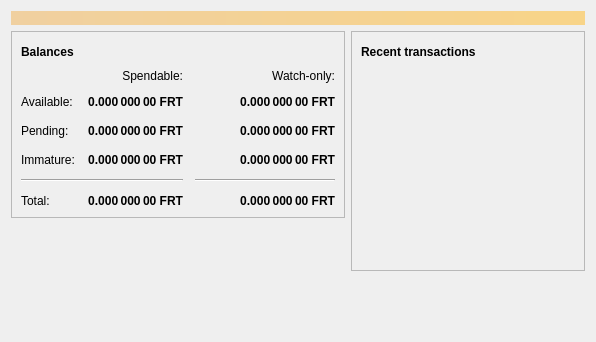
<?xml version="1.0" encoding="UTF-8"?>
<ui version="4.0">
 <class>OverviewPage</class>
 <widget class="QWidget" name="OverviewPage">
  <property name="geometry">
   <rect>
    <x>0</x>
    <y>0</y>
    <width>596</width>
    <height>342</height>
   </rect>
  </property>
  <property name="windowTitle">
   <string>Form</string>
  </property>
  <layout class="QVBoxLayout" name="topLayout">
   <item>
    <widget class="QLabel" name="labelAlerts">
     <property name="visible">
      <bool>false</bool>
     </property>
     <property name="styleSheet">
      <string notr="true">QLabel { background-color: qlineargradient(x1: 0, y1: 0, x2: 1, y2: 0, stop:0 #F0D0A0, stop:1 #F8D488); color:#000000; }</string>
     </property>
     <property name="wordWrap">
      <bool>true</bool>
     </property>
     <property name="margin">
      <number>3</number>
     </property>
     <property name="textInteractionFlags">
      <set>Qt::TextSelectableByMouse</set>
     </property>
    </widget>
   </item>
   <item>
    <layout class="QHBoxLayout" name="horizontalLayout" stretch="1,1">
     <item>
      <layout class="QVBoxLayout" name="verticalLayout_2">
       <item>
        <widget class="QFrame" name="frame">
         <property name="frameShape">
          <enum>QFrame::StyledPanel</enum>
         </property>
         <property name="frameShadow">
          <enum>QFrame::Raised</enum>
         </property>
         <layout class="QVBoxLayout" name="verticalLayout_4">
          <item>
           <layout class="QHBoxLayout" name="horizontalLayout_4">
            <item>
             <widget class="QLabel" name="label_5">
              <property name="font">
               <font>
                <weight>75</weight>
                <bold>true</bold>
               </font>
              </property>
              <property name="text">
               <string>Balances</string>
              </property>
             </widget>
            </item>
            <item>
             <widget class="QPushButton" name="labelWalletStatus">
              <property name="enabled">
               <bool>true</bool>
              </property>
              <property name="maximumSize">
               <size>
                <width>30</width>
                <height>16777215</height>
               </size>
              </property>
              <property name="toolTip">
               <string>The displayed information may be out of date. Your wallet automatically synchronizes with the Feritcoin network after a connection is established, but this process has not completed yet.</string>
              </property>
              <property name="text">
               <string/>
              </property>
              <property name="icon">
               <iconset resource="../feritcoin.qrc">
                <normaloff>:/icons/warning</normaloff>
                <disabledoff>:/icons/warning</disabledoff>:/icons/warning</iconset>
              </property>
              <property name="iconSize">
               <size>
                <width>24</width>
                <height>24</height>
               </size>
              </property>
              <property name="flat">
               <bool>true</bool>
              </property>
             </widget>
            </item>
            <item>
             <spacer name="horizontalSpacer_3">
              <property name="orientation">
               <enum>Qt::Horizontal</enum>
              </property>
              <property name="sizeHint" stdset="0">
               <size>
                <width>40</width>
                <height>20</height>
               </size>
              </property>
             </spacer>
            </item>
           </layout>
          </item>
          <item>
           <layout class="QGridLayout" name="gridLayout">
            <property name="spacing">
             <number>12</number>
            </property>
            <item row="2" column="2">
             <widget class="QLabel" name="labelWatchPending">
              <property name="font">
               <font>
                <weight>75</weight>
                <bold>true</bold>
               </font>
              </property>
              <property name="cursor">
               <cursorShape>IBeamCursor</cursorShape>
              </property>
              <property name="toolTip">
               <string>Unconfirmed transactions to watch-only addresses</string>
              </property>
              <property name="text">
               <string notr="true">0.000 000 00 FRT</string>
              </property>
              <property name="alignment">
               <set>Qt::AlignRight|Qt::AlignTrailing|Qt::AlignVCenter</set>
              </property>
              <property name="textInteractionFlags">
               <set>Qt::LinksAccessibleByMouse|Qt::TextSelectableByKeyboard|Qt::TextSelectableByMouse</set>
              </property>
             </widget>
            </item>
            <item row="2" column="1">
             <widget class="QLabel" name="labelUnconfirmed">
              <property name="font">
               <font>
                <weight>75</weight>
                <bold>true</bold>
               </font>
              </property>
              <property name="cursor">
               <cursorShape>IBeamCursor</cursorShape>
              </property>
              <property name="toolTip">
               <string>Total of transactions that have yet to be confirmed, and do not yet count toward the spendable balance</string>
              </property>
              <property name="text">
               <string notr="true">0.000 000 00 FRT</string>
              </property>
              <property name="alignment">
               <set>Qt::AlignRight|Qt::AlignTrailing|Qt::AlignVCenter</set>
              </property>
              <property name="textInteractionFlags">
               <set>Qt::LinksAccessibleByMouse|Qt::TextSelectableByKeyboard|Qt::TextSelectableByMouse</set>
              </property>
             </widget>
            </item>
            <item row="3" column="2">
             <widget class="QLabel" name="labelWatchImmature">
              <property name="font">
               <font>
                <weight>75</weight>
                <bold>true</bold>
               </font>
              </property>
              <property name="cursor">
               <cursorShape>IBeamCursor</cursorShape>
              </property>
              <property name="toolTip">
               <string>Mined balance in watch-only addresses that has not yet matured</string>
              </property>
              <property name="text">
               <string notr="true">0.000 000 00 FRT</string>
              </property>
              <property name="alignment">
               <set>Qt::AlignRight|Qt::AlignTrailing|Qt::AlignVCenter</set>
              </property>
              <property name="textInteractionFlags">
               <set>Qt::LinksAccessibleByMouse|Qt::TextSelectableByKeyboard|Qt::TextSelectableByMouse</set>
              </property>
             </widget>
            </item>
            <item row="4" column="0" colspan="2">
             <widget class="Line" name="line">
              <property name="orientation">
               <enum>Qt::Horizontal</enum>
              </property>
             </widget>
            </item>
            <item row="4" column="2">
             <widget class="Line" name="lineWatchBalance">
              <property name="sizePolicy">
               <sizepolicy hsizetype="Preferred" vsizetype="Fixed">
                <horstretch>0</horstretch>
                <verstretch>0</verstretch>
               </sizepolicy>
              </property>
              <property name="minimumSize">
               <size>
                <width>140</width>
                <height>0</height>
               </size>
              </property>
              <property name="orientation">
               <enum>Qt::Horizontal</enum>
              </property>
             </widget>
            </item>
            <item row="5" column="0">
             <widget class="QLabel" name="labelTotalText">
              <property name="text">
               <string>Total:</string>
              </property>
             </widget>
            </item>
            <item row="3" column="1">
             <widget class="QLabel" name="labelImmature">
              <property name="font">
               <font>
                <weight>75</weight>
                <bold>true</bold>
               </font>
              </property>
              <property name="cursor">
               <cursorShape>IBeamCursor</cursorShape>
              </property>
              <property name="toolTip">
               <string>Mined balance that has not yet matured</string>
              </property>
              <property name="text">
               <string notr="true">0.000 000 00 FRT</string>
              </property>
              <property name="alignment">
               <set>Qt::AlignRight|Qt::AlignTrailing|Qt::AlignVCenter</set>
              </property>
              <property name="textInteractionFlags">
               <set>Qt::LinksAccessibleByMouse|Qt::TextSelectableByKeyboard|Qt::TextSelectableByMouse</set>
              </property>
             </widget>
            </item>
            <item row="2" column="3">
             <spacer name="horizontalSpacer_2">
              <property name="orientation">
               <enum>Qt::Horizontal</enum>
              </property>
              <property name="sizeHint" stdset="0">
               <size>
                <width>40</width>
                <height>20</height>
               </size>
              </property>
             </spacer>
            </item>
            <item row="3" column="0">
             <widget class="QLabel" name="labelImmatureText">
              <property name="text">
               <string>Immature:</string>
              </property>
             </widget>
            </item>
            <item row="5" column="1">
             <widget class="QLabel" name="labelTotal">
              <property name="font">
               <font>
                <weight>75</weight>
                <bold>true</bold>
               </font>
              </property>
              <property name="cursor">
               <cursorShape>IBeamCursor</cursorShape>
              </property>
              <property name="toolTip">
               <string>Your current total balance</string>
              </property>
              <property name="text">
               <string notr="true">0.000 000 00 FRT</string>
              </property>
              <property name="alignment">
               <set>Qt::AlignRight|Qt::AlignTrailing|Qt::AlignVCenter</set>
              </property>
              <property name="textInteractionFlags">
               <set>Qt::LinksAccessibleByMouse|Qt::TextSelectableByKeyboard|Qt::TextSelectableByMouse</set>
              </property>
             </widget>
            </item>
            <item row="5" column="2">
             <widget class="QLabel" name="labelWatchTotal">
              <property name="font">
               <font>
                <weight>75</weight>
                <bold>true</bold>
               </font>
              </property>
              <property name="cursor">
               <cursorShape>IBeamCursor</cursorShape>
              </property>
              <property name="toolTip">
               <string>Current total balance in watch-only addresses</string>
              </property>
              <property name="text">
               <string notr="true">0.000 000 00 FRT</string>
              </property>
              <property name="alignment">
               <set>Qt::AlignRight|Qt::AlignTrailing|Qt::AlignVCenter</set>
              </property>
              <property name="textInteractionFlags">
               <set>Qt::LinksAccessibleByMouse|Qt::TextSelectableByKeyboard|Qt::TextSelectableByMouse</set>
              </property>
             </widget>
            </item>
            <item row="0" column="2">
             <widget class="QLabel" name="labelWatchonly">
              <property name="text">
               <string>Watch-only:</string>
              </property>
              <property name="alignment">
               <set>Qt::AlignRight|Qt::AlignTrailing|Qt::AlignVCenter</set>
              </property>
             </widget>
            </item>
            <item row="1" column="0">
             <widget class="QLabel" name="labelBalanceText">
              <property name="text">
               <string>Available:</string>
              </property>
             </widget>
            </item>
            <item row="1" column="1">
             <widget class="QLabel" name="labelBalance">
              <property name="font">
               <font>
                <weight>75</weight>
                <bold>true</bold>
               </font>
              </property>
              <property name="cursor">
               <cursorShape>IBeamCursor</cursorShape>
              </property>
              <property name="toolTip">
               <string>Your current spendable balance</string>
              </property>
              <property name="text">
               <string notr="true">0.000 000 00 FRT</string>
              </property>
              <property name="alignment">
               <set>Qt::AlignRight|Qt::AlignTrailing|Qt::AlignVCenter</set>
              </property>
              <property name="textInteractionFlags">
               <set>Qt::LinksAccessibleByMouse|Qt::TextSelectableByKeyboard|Qt::TextSelectableByMouse</set>
              </property>
             </widget>
            </item>
            <item row="1" column="2">
             <widget class="QLabel" name="labelWatchAvailable">
              <property name="font">
               <font>
                <weight>75</weight>
                <bold>true</bold>
               </font>
              </property>
              <property name="cursor">
               <cursorShape>IBeamCursor</cursorShape>
              </property>
              <property name="toolTip">
               <string>Your current balance in watch-only addresses</string>
              </property>
              <property name="text">
               <string notr="true">0.000 000 00 FRT</string>
              </property>
              <property name="alignment">
               <set>Qt::AlignRight|Qt::AlignTrailing|Qt::AlignVCenter</set>
              </property>
              <property name="textInteractionFlags">
               <set>Qt::LinksAccessibleByMouse|Qt::TextSelectableByKeyboard|Qt::TextSelectableByMouse</set>
              </property>
             </widget>
            </item>
            <item row="2" column="0">
             <widget class="QLabel" name="labelPendingText">
              <property name="text">
               <string>Pending:</string>
              </property>
             </widget>
            </item>
            <item row="0" column="1">
             <widget class="QLabel" name="labelSpendable">
              <property name="text">
               <string>Spendable:</string>
              </property>
              <property name="alignment">
               <set>Qt::AlignRight|Qt::AlignTrailing|Qt::AlignVCenter</set>
              </property>
             </widget>
            </item>
           </layout>
          </item>
         </layout>
        </widget>
       </item>
       <item>
        <spacer name="verticalSpacer">
         <property name="orientation">
          <enum>Qt::Vertical</enum>
         </property>
         <property name="sizeHint" stdset="0">
          <size>
           <width>20</width>
           <height>40</height>
          </size>
         </property>
        </spacer>
       </item>
      </layout>
     </item>
     <item>
      <layout class="QVBoxLayout" name="verticalLayout_3">
       <item>
        <widget class="QFrame" name="frame_2">
         <property name="frameShape">
          <enum>QFrame::StyledPanel</enum>
         </property>
         <property name="frameShadow">
          <enum>QFrame::Raised</enum>
         </property>
         <layout class="QVBoxLayout" name="verticalLayout">
          <item>
           <layout class="QHBoxLayout" name="horizontalLayout_2">
            <item>
             <widget class="QLabel" name="label_4">
              <property name="font">
               <font>
                <weight>75</weight>
                <bold>true</bold>
               </font>
              </property>
              <property name="text">
               <string>Recent transactions</string>
              </property>
             </widget>
            </item>
            <item>
             <widget class="QPushButton" name="labelTransactionsStatus">
              <property name="enabled">
               <bool>true</bool>
              </property>
              <property name="maximumSize">
               <size>
                <width>30</width>
                <height>16777215</height>
               </size>
              </property>
              <property name="toolTip">
               <string>The displayed information may be out of date. Your wallet automatically synchronizes with the Feritcoin network after a connection is established, but this process has not completed yet.</string>
              </property>
              <property name="text">
               <string/>
              </property>
              <property name="icon">
               <iconset resource="../feritcoin.qrc">
                <normaloff>:/icons/warning</normaloff>
                <disabledoff>:/icons/warning</disabledoff>:/icons/warning</iconset>
              </property>
              <property name="iconSize">
               <size>
                <width>24</width>
                <height>24</height>
               </size>
              </property>
              <property name="flat">
               <bool>true</bool>
              </property>
             </widget>
            </item>
            <item>
             <spacer name="horizontalSpacer">
              <property name="orientation">
               <enum>Qt::Horizontal</enum>
              </property>
              <property name="sizeHint" stdset="0">
               <size>
                <width>40</width>
                <height>20</height>
               </size>
              </property>
             </spacer>
            </item>
           </layout>
          </item>
          <item>
           <widget class="QListView" name="listTransactions">
            <property name="styleSheet">
             <string notr="true">QListView { background: transparent; }</string>
            </property>
            <property name="frameShape">
             <enum>QFrame::NoFrame</enum>
            </property>
            <property name="verticalScrollBarPolicy">
             <enum>Qt::ScrollBarAlwaysOff</enum>
            </property>
            <property name="horizontalScrollBarPolicy">
             <enum>Qt::ScrollBarAlwaysOff</enum>
            </property>
            <property name="selectionMode">
             <enum>QAbstractItemView::NoSelection</enum>
            </property>
           </widget>
          </item>
         </layout>
        </widget>
       </item>
       <item>
        <spacer name="verticalSpacer_2">
         <property name="orientation">
          <enum>Qt::Vertical</enum>
         </property>
         <property name="sizeHint" stdset="0">
          <size>
           <width>20</width>
           <height>40</height>
          </size>
         </property>
        </spacer>
       </item>
      </layout>
     </item>
    </layout>
   </item>
  </layout>
 </widget>
 <resources/>
 <connections/>
</ui>
